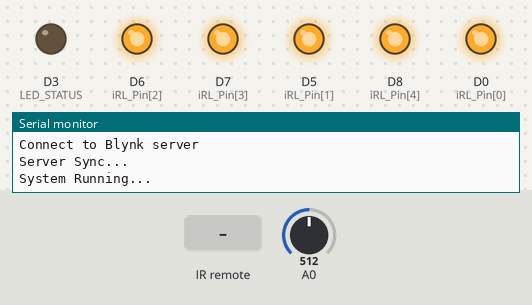
Recording of a sketch running on a simulated ESP8266 (NodeMCU). On the bench: output pins drawn as LEDs (lit = HIGH), the last lines printed to the serial monitor. Dashed ring = blinking. Inputs (shaded band) come from the test bench; at power-on: A0 = 512. WiFi joins after 1.5 s; servers stay silent unless stated; EEPROM starts erased.

Above: at 2.0 s.
2.1 s: infrared code 0x7D37C0 received
At 3.0 s:
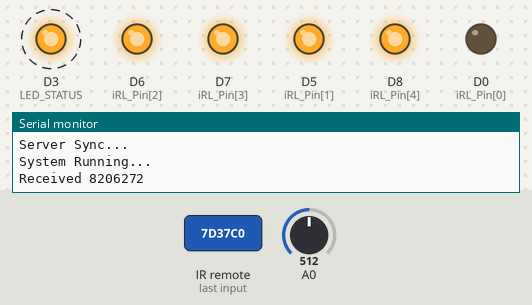
5.1 s: infrared code 0x7D3730 received
At 6.7 s:
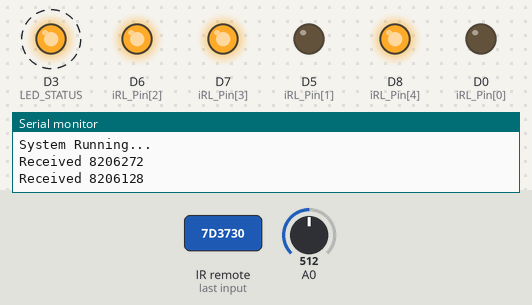
8.1 s: infrared code 0x7D370C received
At 9.1 s:
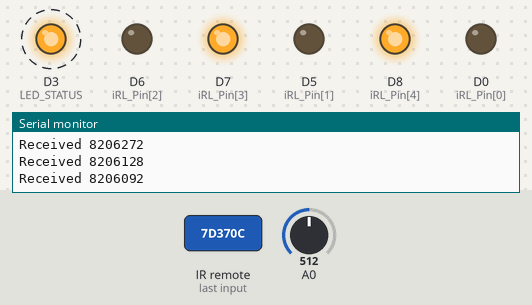
11.1 s: infrared code 0x7D3703 received
At 12.7 s:
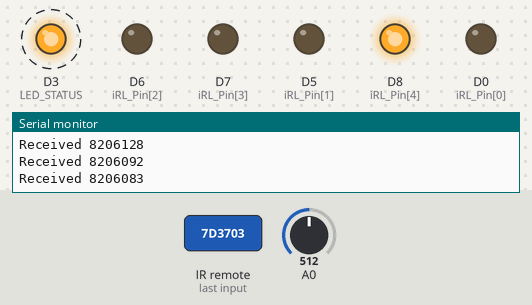
14.1 s: infrared code 0x7D37C3 received
At 15.1 s:
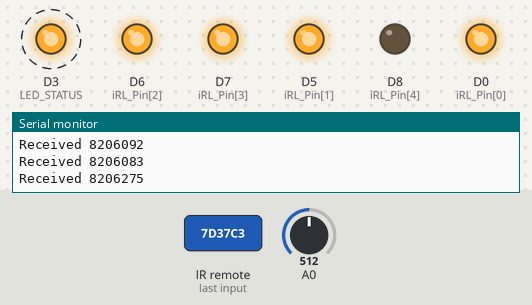
17.1 s: A0 set to 500
At 20.8 s:
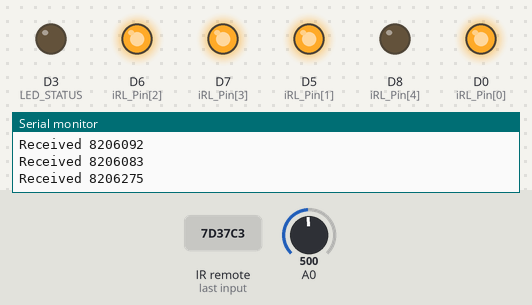
Timing chart, 0 to 24.5 s (numbered marks = the images above; inputs shaded):
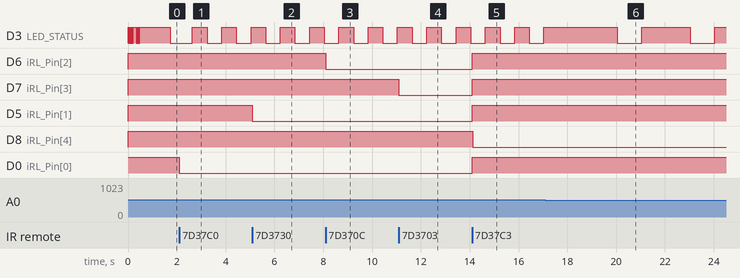

The sketch:

ESPLuan.ino
```cpp
/*
 */


// the setup function runs once when you press reset or power the board
//#define BLYNK_PRINT Serial
#include <EEPROM.h>
#include <ESP8266WiFi.h>
#include <BlynkSimpleEsp8266.h>
#include <RCSwitch.h>

#define LED_STATUS	D3
#define RF_PIN		D4

#define RELAY1		0
#define RELAY2		1
#define RELAY3		2
#define RELAY4		3
#define RELAY5		4

#define CONFIG_PRESS		30
#define RESET_PRESS			60
#define CMD_NULL			0
#define CMD_SMARTCONFIG		1
#define CMD_RESET			2

#define LED_SMARTCONFIG		2
#define LED_LOSTWIFI		6

///Remote Button ID
#define REMOTE_A			8206272
#define REMOTE_B			8206128
#define REMOTE_C			8206092
#define REMOTE_D			8206083
#define REMOTE_AB			8206320
#define REMOTE_AC			8206284
#define REMOTE_AD			8206275
#define REMOTE_BC			8206140
#define REMOTE_CD			8206095


char BLYNK_AUTH[] = "1ada1c7eb6c045cca3c6d560db92df4e";//esp luannguyen

BlynkTimer btHardware;

int btStatusID, iBTN = 0, iBTNCmd = CMD_NULL;
int timeline = 0, lLED_S = LED_LOSTWIFI, iRF_Last = 0;

RCSwitch mySwitch = RCSwitch();

int iRL_Pin[5] = { D0, D5, D6, D7, D8 };
bool iRL[5] = {0};
bool bLED = false, bWifiOK = false , bQuitSmartConfig = false;

void setup() {
	hardware_init();

	wifi_init();

	Blynk.config(BLYNK_AUTH, "10.210.6.73", 8442);
	Serial.println(F("Connect to Blynk server"));
	while (!Blynk.connect(10000)) {
		Serial.print(F("."));
		delay(50);
	}
	Serial.println(F("Server Sync..."));

	turn(RELAY1, iRL[RELAY1], V1);
	turn(RELAY2, iRL[RELAY2], V2);
	turn(RELAY3, iRL[RELAY3], V3);
	turn(RELAY4, iRL[RELAY4], V4);
	turn(RELAY5, iRL[RELAY5], V5);
	//Blynk.syncAll();
	Serial.println(F("System Running..."));
}

// the loop function runs over and over again forever
void loop() {          // wait for a second
	if (WiFi.isConnected()) Blynk.run();
	btHardware.run();
	if (WiFi.isConnected()) Blynk.run();
	RF_read();
	if (WiFi.isConnected()) Blynk.run();
	delay(1);
}

void hardware_scan()
{
	if (++timeline > 50000) timeline = 0;
	if (iBTN == 0)
	{
		if (WiFi.isConnected()) digitalWrite(LED_STATUS, LOW);
		else if ((timeline % lLED_S) == 0)
		{
			bLED ^= 1;
			digitalWrite(LED_STATUS, bLED);
		}
		if (iBTNCmd == CMD_SMARTCONFIG)
			if (lLED_S != LED_SMARTCONFIG) SmartConfig();
			else bQuitSmartConfig = true;
		else if (iBTNCmd == CMD_RESET) ESP.reset();
	}
	iBTN = button_read();
	switch (iBTN)
	{
	case 1: digitalWrite(LED_STATUS, HIGH); break;
	case CONFIG_PRESS: digitalWrite(LED_STATUS, LOW); iBTNCmd = CMD_SMARTCONFIG; break;
	case RESET_PRESS: digitalWrite(LED_STATUS, LOW); iBTNCmd = CMD_RESET; break;
	case CONFIG_PRESS + 10:
	case RESET_PRESS + 10:
		digitalWrite(LED_STATUS, HIGH);  iBTNCmd = CMD_NULL; break;
	}
	if ((timeline % 3) == 0) iRF_Last = 0;
}

void hardware_init()
{
	Serial.begin(74880);
	EEPROM.begin(128);
	EEP_Load();
	pinMode(LED_STATUS, OUTPUT);
	pinMode(iRL_Pin[RELAY1], OUTPUT);
	pinMode(iRL_Pin[RELAY2], OUTPUT);
	pinMode(iRL_Pin[RELAY3], OUTPUT);
	pinMode(iRL_Pin[RELAY4], OUTPUT);
	pinMode(iRL_Pin[RELAY5], OUTPUT);
	digitalWrite(iRL_Pin[RELAY1], iRL[RELAY1]);
	digitalWrite(iRL_Pin[RELAY2], iRL[RELAY2]);
	digitalWrite(iRL_Pin[RELAY3], iRL[RELAY3]);
	digitalWrite(iRL_Pin[RELAY4], iRL[RELAY4]);
	digitalWrite(iRL_Pin[RELAY5], iRL[RELAY5]);
	for (int i = 0; i < 6; i++)
	{
		digitalWrite(LED_STATUS, LOW);
		delay(20);
		digitalWrite(LED_STATUS, HIGH);
		delay(20);
	}
	btStatusID = btHardware.setInterval(100, hardware_scan);
	mySwitch.enableReceive(digitalPinToInterrupt(RF_PIN));
}

void wifi_init() {
	bWifiOK = false;
	WiFi.setAutoConnect(true);
	WiFi.setAutoReconnect(true);
	WiFi.mode(WIFI_STA);

	WiFi.printDiag(Serial);
	Serial.println(F("\nConnecting to wifi..."));

	if (WiFi.waitForConnectResult() == WL_CONNECTED)
	{
		Serial.println(F("Connected\n"));
		bWifiOK = true;
	}
	else SmartConfig();

	for (int i = 0; i < 4; i++)
	{
		digitalWrite(LED_STATUS, LOW);
		delay(20);
		digitalWrite(LED_STATUS, HIGH);
		delay(20);
	}
}

void SmartConfig()
{
	Serial.println(F("SmartConfig started."));
	bQuitSmartConfig = false;
	lLED_S = LED_SMARTCONFIG;
	iBTNCmd = CMD_NULL;
	WiFi.beginSmartConfig();
	while (1) {
		hardware_scan();
		if (bQuitSmartConfig)
		{
			WiFi.stopSmartConfig();
			WiFi.reconnect();
			lLED_S = LED_LOSTWIFI;
			iBTNCmd = CMD_NULL;
			return;
		}
		RF_read();
		delay(100);
		if (WiFi.smartConfigDone()) {
			Serial.println(F("SmartConfig: Success"));
			WiFi.printDiag(Serial);
			//WiFi.stopSmartConfig();
			lLED_S = LED_LOSTWIFI;
			iBTNCmd = CMD_NULL;
			return;
		}
	}
}

int button_read()
{
	static int btnTime = 0;
	int adc_value = analogRead(A0);
	if (adc_value < 512) btnTime++;
	else btnTime = 0;
	//Serial.print("Button ");
	//Serial.println(btnTime);
	return btnTime;
}

void RF_read()
{
	if (mySwitch.available())
	{
		timeline = 0;
		int value = mySwitch.getReceivedValue();
		if (value == 0) Serial.print(F("Unknown encoding"));
		else
		{
			if (value != iRF_Last)
			{
				Serial.print(F("Received "));
				Serial.println(value);
				iRF_Last = value;
				switch (value)
				{
				case REMOTE_A: iRL[0] ^= 1; turn(RELAY1, iRL[0], V1);
					break;
				case REMOTE_B: iRL[1] ^= 1; turn(RELAY2, iRL[1], V2);
					break;
				case REMOTE_C: iRL[2] ^= 1; turn(RELAY3, iRL[2], V3);
					break;
				case REMOTE_D: iRL[3] ^= 1; turn(RELAY4, iRL[3], V4);
					break;
				case REMOTE_BC: iRL[4] ^= 1; turn(RELAY5, iRL[4], V5);
					break;
				case REMOTE_AD:
					turn(RELAY1, HIGH, V1);
					turn(RELAY2, HIGH, V2);
					turn(RELAY3, HIGH, V3);
					turn(RELAY4, HIGH, V4);
					turn(RELAY5, LOW, V5);
					break;
				default:
					break;
				}
			}

		}
		mySwitch.resetAvailable();
	}
}

BLYNK_WRITE(V1) { iRL[0] = param.asInt(); turn(RELAY1, iRL[0]); }
BLYNK_WRITE(V2) { iRL[1] = param.asInt(); turn(RELAY2, iRL[1]); }
BLYNK_WRITE(V3) { iRL[2] = param.asInt(); turn(RELAY3, iRL[2]); }
BLYNK_WRITE(V4) { iRL[3] = param.asInt(); turn(RELAY4, iRL[3]); }
BLYNK_WRITE(V5) { iRL[4] = param.asInt(); turn(RELAY5, iRL[4]); }
BLYNK_WRITE(V6)
{
	turn(RELAY1, HIGH, V1);
	turn(RELAY2, HIGH, V2);
	turn(RELAY3, HIGH, V3);
	turn(RELAY4, HIGH, V4);
	turn(RELAY5, LOW, V5);
}

void turn(int relay, bool status)
{
	iRL[relay] = status;
	digitalWrite(iRL_Pin[relay], status);
	EEPROM.write(relay, status); EEPROM.commit();
}
void turn(int relay, bool status, int vt)
{
	iRL[relay] = status;
	digitalWrite(iRL_Pin[relay], status);
	Blynk.virtualWrite(vt, status);//if (WiFi.isConnected())
	EEPROM.write(relay, status); EEPROM.commit();
}

#define EEP_RELAY1		0
#define EEP_RELAY2		1
#define EEP_RELAY3		2
#define EEP_RELAY4		3
#define EEP_RELAY5		4

void EEP_Load()
{
	iRL[0] = (bool)EEPROM.read(EEP_RELAY1);
	iRL[1] = (bool)EEPROM.read(EEP_RELAY2);
	iRL[2] = (bool)EEPROM.read(EEP_RELAY3);
	iRL[3] = (bool)EEPROM.read(EEP_RELAY4);
	iRL[4] = (bool)EEPROM.read(EEP_RELAY5);
}
```

Measured:
- the behaviour switches between 512 and 511 on A0 (found by bisection; images 5 and 6)
- after the input at 2.1 s, D0 (iRL_Pin[0]): HIGH → LOW at once
- after the input at 5.1 s, D5 (iRL_Pin[1]): HIGH → LOW at once
- after the input at 8.1 s, D6 (iRL_Pin[2]): HIGH → LOW at once
- after the input at 11.1 s, D7 (iRL_Pin[3]): HIGH → LOW at once
- after the input at 14.1 s, D6 (iRL_Pin[2]), D7 (iRL_Pin[3]), D5 (iRL_Pin[1]), D0 (iRL_Pin[0]): LOW → HIGH at once; D8 (iRL_Pin[4]): HIGH → LOW at once
- after the input at 17.1 s, D3 (LED_STATUS): alternates HIGH for 2.0 s and LOW for 1.0 s, starting after 2.9 s
- by itself, D3 (LED_STATUS): alternates HIGH for 0.60 s and LOW for 0.60 s
